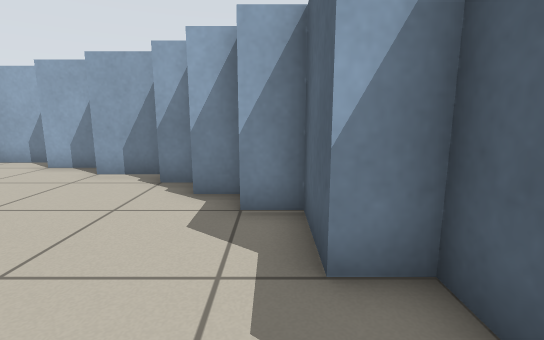
view 1 (above)

16 first-person views from a walk through a Stage world. The camera is 0.72 m above the floor, tilts 10° down and sees 85° across. Floor lines are 1 m apart. The floor is counted in squares, 0.5 m on a side. Each view is taken from the middle of a square. On the plan, view 1 faces up. The plan holds only what a view shows up to about 14 squares ahead; the rest is blank. The robots in the file are not drawn.

view 2
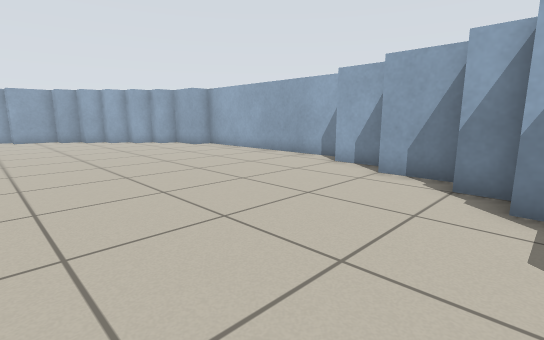

view 3
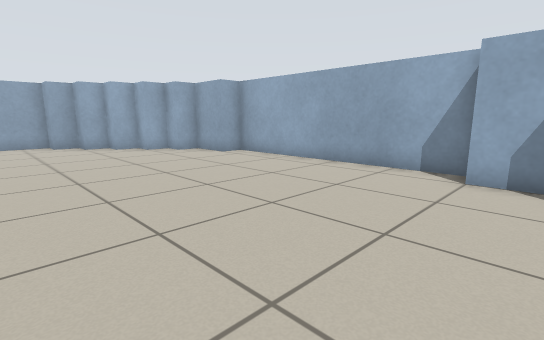

view 4
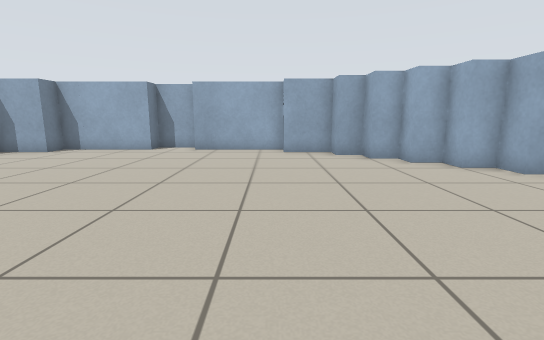

view 5
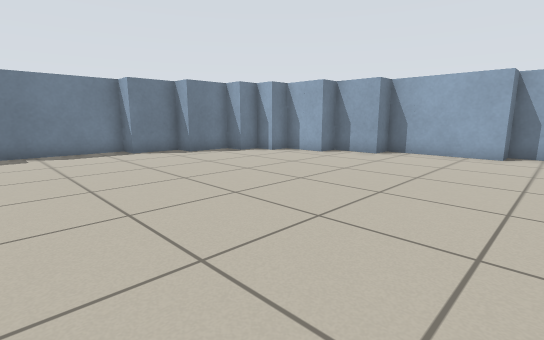

view 6
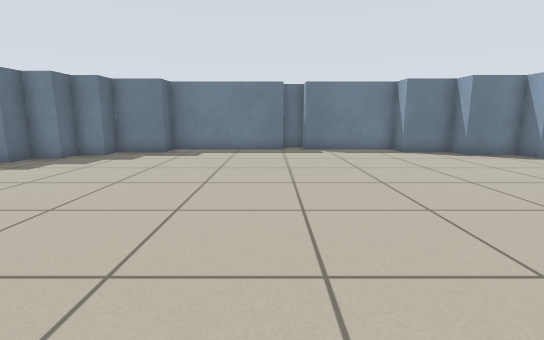

view 7
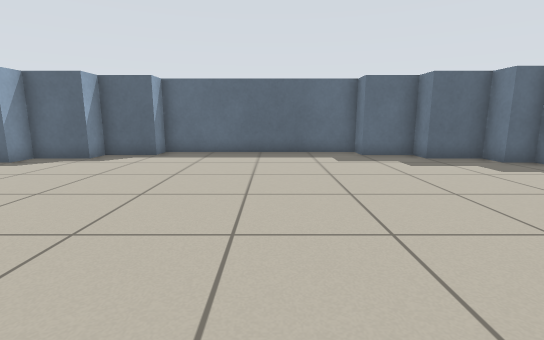

view 8
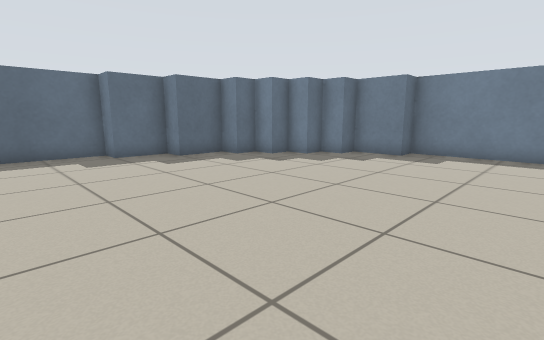

view 9
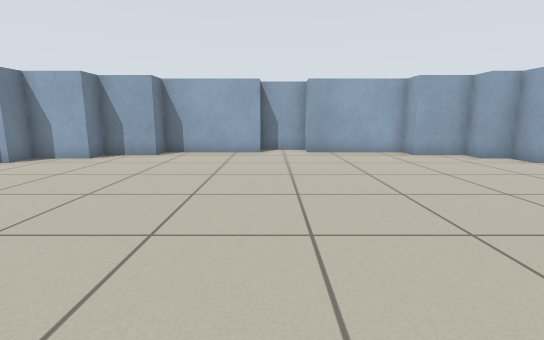

view 10
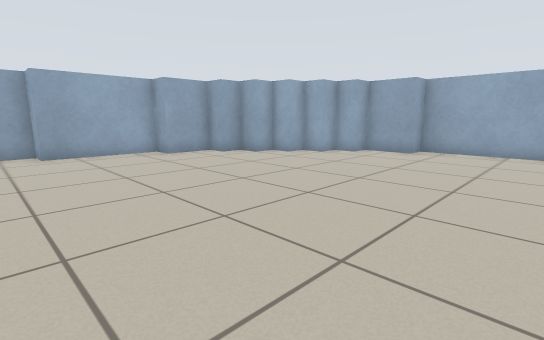

view 11
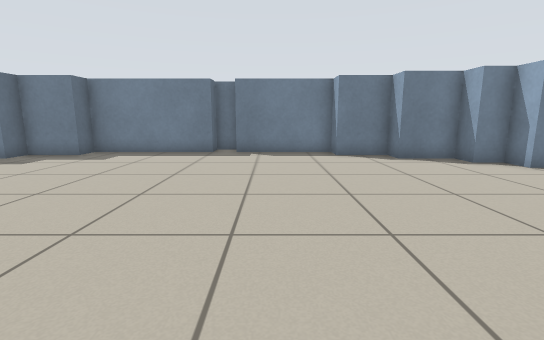

view 12
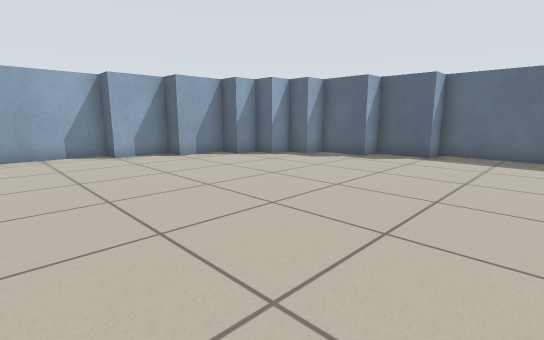

view 13
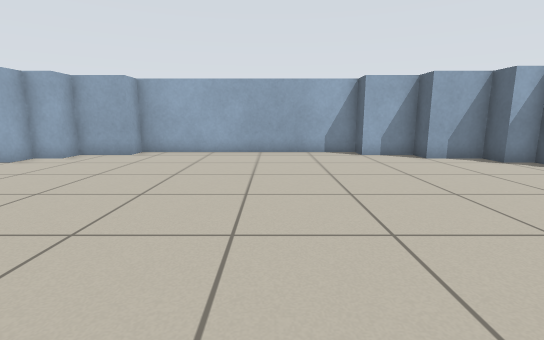

view 14
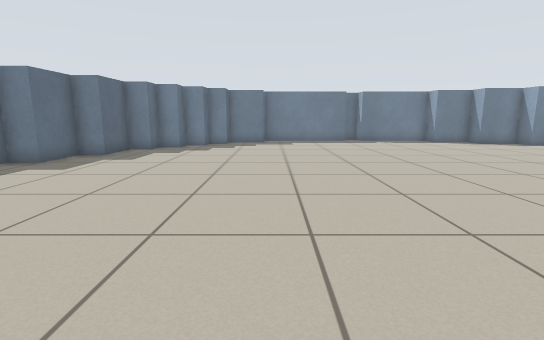

view 15
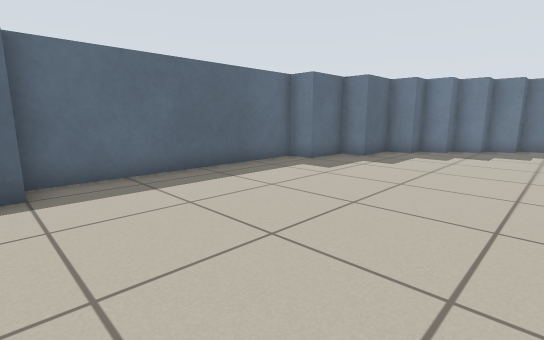

view 16
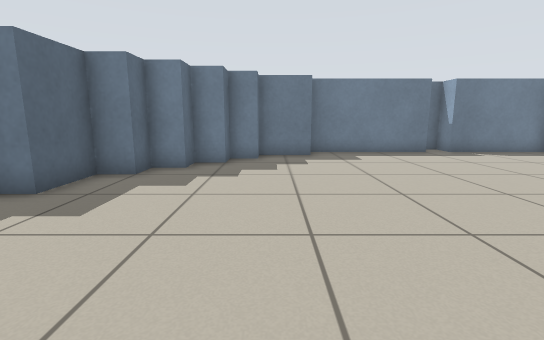

### Floor plan
Points are (right, up) in squares from view 1. A wall is a line through its corners. A room is listed if a view was taken in it or the views show most of it. See-through windows are left out.
Room 1 (views 1, 2, 3, 4, 5, 6, 7, 8, 9, 10, 11, 12, 13, 14, 15, 16)
walls: (-22.5, -8.5) (-22.5, -10.5) (-21.5, -10.5) (-21.5, -12.5) (-20.5, -12.5) (-20.5, -13.5) (-19.5, -13.5) (-19.5, -14.5) (-17.5, -14.5) (-17.5, -15.5) (-15.5, -15.5) (-15.5, -16.5) (-11.5, -16.5) (-11.5, -17.5) (-10.5, -17.5) (-10.5, -16.5) (-5.5, -16.5) (-5.5, -15.5) (-3.5, -15.5) (-3.5, -14.5) (-2.5, -14.5) (-2.5, -13.5) (-1.5, -13.5) (-1.5, -12.5) (-0.5, -12.5) (-0.5, -11.5) (0.5, -11.5) (0.5, -9.5) (1.5, -9.5) (1.5, -7.5) (2.5, -7.5) (2.5, 0.5) (1.5, 0.5) (1.5, 2.5) (0.5, 2.5) (0.5, 4.5) (-0.5, 4.5) (-0.5, 5.5) (-1.5, 5.5) (-1.5, 6.5) (-2.5, 6.5) (-2.5, 7.5) (-4.5, 7.5) (-4.5, 8.5) (-6.5, 8.5) (-6.5, 9.5) (-15.5, 9.5) (-15.5, 8.5) (-17.5, 8.5) (-17.5, 7.5) (-18.5, 7.5) (-18.5, 6.5) (-19.5, 6.5) (-19.5, 5.5) (-20.5, 5.5) (-20.5, 4.5) (-21.5, 4.5) (-21.5, 3.5) (-22.5, 3.5) (-22.5, 1.5) (-23.5, 1.5) (-23.5, -2.5) (-24.5, -2.5) (-24.5, -4.5) (-23.5, -4.5) (-23.5, -8.5) (-22.5, -8.5)

Positions as (right, up) in squares from view 1, and headings:
1: (0, 0), facing up
2: (-1, 0), facing up-left
3: (-5, 1), facing up-left
4: (-10, 1), facing left
5: (-11, -3), facing down-left
6: (-10, -3), facing down
7: (-10, -4), facing right
8: (-10, -4), facing down-right
9: (-11, -4), facing left
10: (-11, -4), facing up-left
11: (-13, -4), facing down
12: (-10, -3), facing up-right
13: (-10, -3), facing up
14: (-6, 2), facing down
15: (-5, 1), facing down-right
16: (-4, -4), facing down
